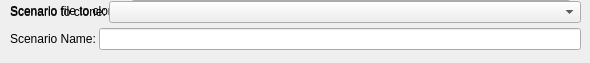
           <widget class="QWidget" name="page_14">
            <widget class="QWidget" name="layoutWidget">
             <property name="geometry">
              <rect>
               <x>10</x>
               <y>0</y>
               <width>561</width>
               <height>22</height>
              </rect>
             </property>
             <layout class="QHBoxLayout" name="horizontalLayout_17">
              <item>
               <widget class="QLabel" name="label_52">
                <property name="sizePolicy">
                 <sizepolicy hsizetype="Fixed" vsizetype="Preferred">
                  <horstretch>0</horstretch>
                  <verstretch>0</verstretch>
                 </sizepolicy>
                </property>
                <property name="text">
                 <string>Scenario file to clone:</string>
                </property>
               </widget>
              </item>
              <item>
               <widget class="QComboBox" name="comboBox_7"/>
              </item>
             </layout>
            </widget>
            <widget class="QWidget" name="">
             <property name="geometry">
              <rect>
               <x>10</x>
               <y>-1</y>
               <width>571</width>
               <height>54</height>
              </rect>
             </property>
             <layout class="QVBoxLayout" name="verticalLayout_10">
              <property name="spacing">
               <number>3</number>
              </property>
              <item>
               <layout class="QHBoxLayout" name="horizontalLayout_25">
                <item>
                 <widget class="QLabel" name="label_56">
                  <property name="sizePolicy">
                   <sizepolicy hsizetype="Fixed" vsizetype="Preferred">
                    <horstretch>0</horstretch>
                    <verstretch>0</verstretch>
                   </sizepolicy>
                  </property>
                  <property name="text">
                   <string>Scenario to clone:</string>
                  </property>
                 </widget>
                </item>
                <item>
                 <widget class="QComboBox" name="comboBox_11"/>
                </item>
               </layout>
              </item>
              <item>
               <layout class="QHBoxLayout" name="horizontalLayout_16">
                <property name="spacing">
                 <number>3</number>
                </property>
                <item>
                 <widget class="QLabel" name="label_9">
                  <property name="sizePolicy">
                   <sizepolicy hsizetype="Fixed" vsizetype="Preferred">
                    <horstretch>0</horstretch>
                    <verstretch>0</verstretch>
                   </sizepolicy>
                  </property>
                  <property name="text">
                   <string>Scenario Name:</string>
                  </property>
                 </widget>
                </item>
                <item>
                 <widget class="QLineEdit" name="lineEdit_8"/>
                </item>
               </layout>
              </item>
             </layout>
            </widget>
           </widget>
